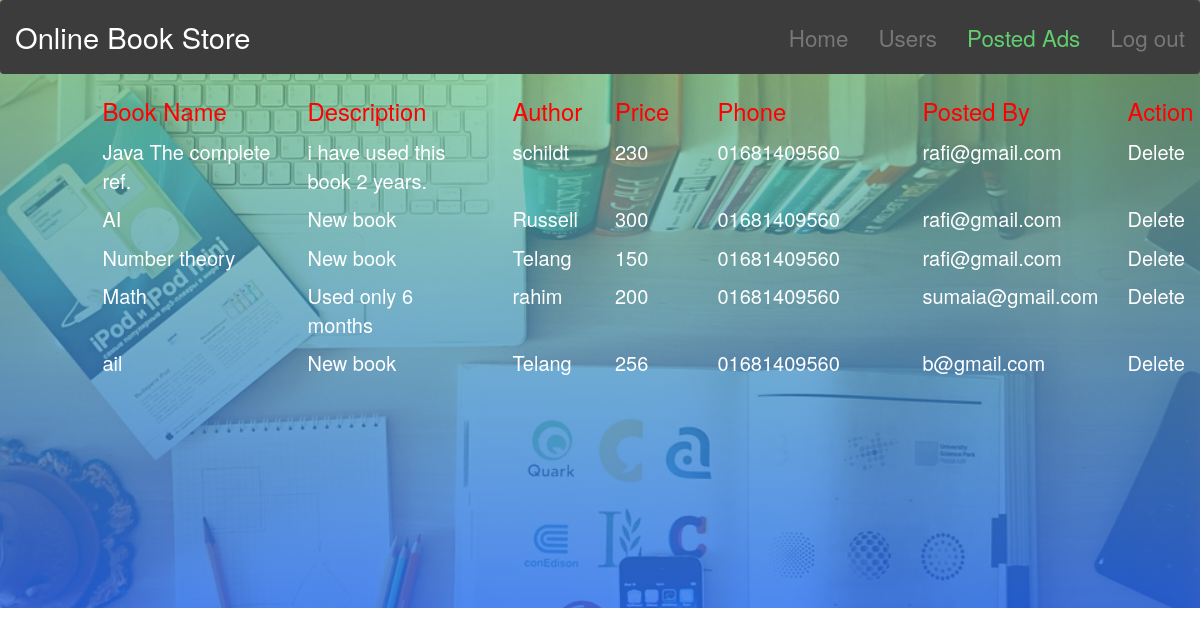
The app's page /admin_full/posted_ad.php with its own data.
### tables this page shows
CREATE TABLE `property` (
  `id` int(11) NOT NULL,
  `name` varchar(90) DEFAULT NULL,
  `description` varchar(120) DEFAULT NULL,
  `user` varchar(120) DEFAULT NULL,
  `date` timestamp NULL DEFAULT CURRENT_TIMESTAMP,
  `price` int(11) NOT NULL,
  `phone` varchar(30) NOT NULL,
  `author` varchar(30) NOT NULL
);

### admin_full/db.php (called while the page is built, shortened)
<?php
$con= mysqli_connect('localhost','root','rafi4203','testdb');
function query($query)
{
	global $con;
	return mysqli_query($con,$query);
}
?>

### admin_full/posted_ad.php (the view, shortened to what this page needs)
<!DOCTYPE html>
<html>
<head>
  <link rel="stylesheet" href="https://maxcdn.bootstrapcdn.com/bootstrap/3.3.7/css/bootstrap.min.css">
  <link rel="stylesheet" type="text/css" href="admin_style.css">
</head>
<body>
<section class="home_section">
  <div class="overlay">
     <nav class="navbar navbar-default">
  <div class="container-fluid">
    <div class="navbar-header">
      <a class="navbar-brand" style="color: white; font-size: 130%;" href="#">Online Book Store</a>
    </div>
    <ul class="nav navbar-nav navbar-right">
      <li ><a href="index.php">Home</a></li>
      <li ><a href="users.php" >Users</a></li>
      <li class="active"  ><a href="posted_ad.php" >Posted Ads</a></li>
      <li ><a href="#">Log out</a></li>
    </ul>
  </div>
</nav>
 <?php
    $sql = "SELECT `name`, `description`, `author`, `price`,`phone`,`user` FROM `property` ORDER BY id";
    $result = query($sql);
     echo '<div class="row">
      <div class="col-md-1"></div>
  <div class="col-md-2"><p style="font-size: 170%; color: red; ">Book Name</p></div>
  <div class="col-md-2"><p style="font-size: 170%; color: red;">Description</p></div>
  <div class="col-md-1"><p style="font-size: 170%; color: red;">Author</p></div>
  <div class="col-md-1"><p style="font-size: 170%; color: red;">Price</p></div>
  <div class="col-md-2"><p style="font-size: 170%; color: red;">Phone</p></div>
  <div class="col-md-2"><p style="font-size: 170%; color: red;">Posted By</p></div>
  <div class="col-md-1"><p style="font-size: 170%; color: red;">Action</p></div>
</div>' ;
     while ($row = $result->fetch_assoc()) {
     $name= $row['name'];
     $description = $row['description'];
     $author = $row['author'];
     $price = $row['price'];
      $phone = $row['phone'];
     $user = $row['user'];
     echo '<div class="row">
<div class="col-md-1"></div>
  <div class="col-md-2"><p style="font-size: 20px; color: white; ">'.$name.'</p></div>
  <div class="col-md-2"><p style="font-size: 20px; color: white;">'.$description.'</p></div>
  <div class="col-md-1"><p style="font-size: 20px; color: white;">'.$author.'</p></div>
  <div class="col-md-1"><p style="font-size: 20px;color: white;">'.$price.'</p></div>
   <div class="col-md-2"><p style="font-size: 20px; color: white;">'.$phone.'</p></div>
  <div class="col-md-2"><p style="font-size: 20px;color: white;">'.$user.'</p></div>
  <div class="col-md-1"><a href="delete_post.php" style="font-size: 20px; color: white;">Delete</a></div>
    </div>' ;
   }
    ?>
  </div>
</section>
</body>
</html>

### admin_full/admin_style.css (style rules this page uses)
body { margin: 0; padding: 0; }
.home_section { width: 100%; height: 608px; background: url(books.jpg); background-size: cover; position: relative; overflow: hidden; }
.overlay { position: absolute; top: 0; left: 0; width: 100%; height: 608px; background: linear-gradient(to top,rgba(33,107,240,.8),rgba(97,206,112,.6)) ; }
.navbar-default { border: none; background-color: rgb(60,60,60,1); padding-bottom: 1% ; padding-top: 1%; font-size: 160%; }
.navbar-default .navbar-nav > .active > a, .navbar-default .navbar-nav > .active > a:hover, .navbar-default .navbar-nav > .active > a:focus { color: #61ce70; background: transparent; }

### records on screen
property: name "Java The complete ref.", description "i have used this book 2 years.", author "schildt", price "230", phone "01681409560", user "rafi@gmail.com"
property: name "AI", description "New book", author "Russell", price "300", phone "01681409560", user "rafi@gmail.com"
property: name "Number theory", description "New book", author "Telang", price "150", phone "01681409560", user "rafi@gmail.com"
property: name "Math", description "Used only 6 months", author "rahim", price "200", phone "01681409560", user "sumaia@gmail.com"
property: name "ail", description "New book", author "Telang", price "256", phone "01681409560", user "b@gmail.com"
